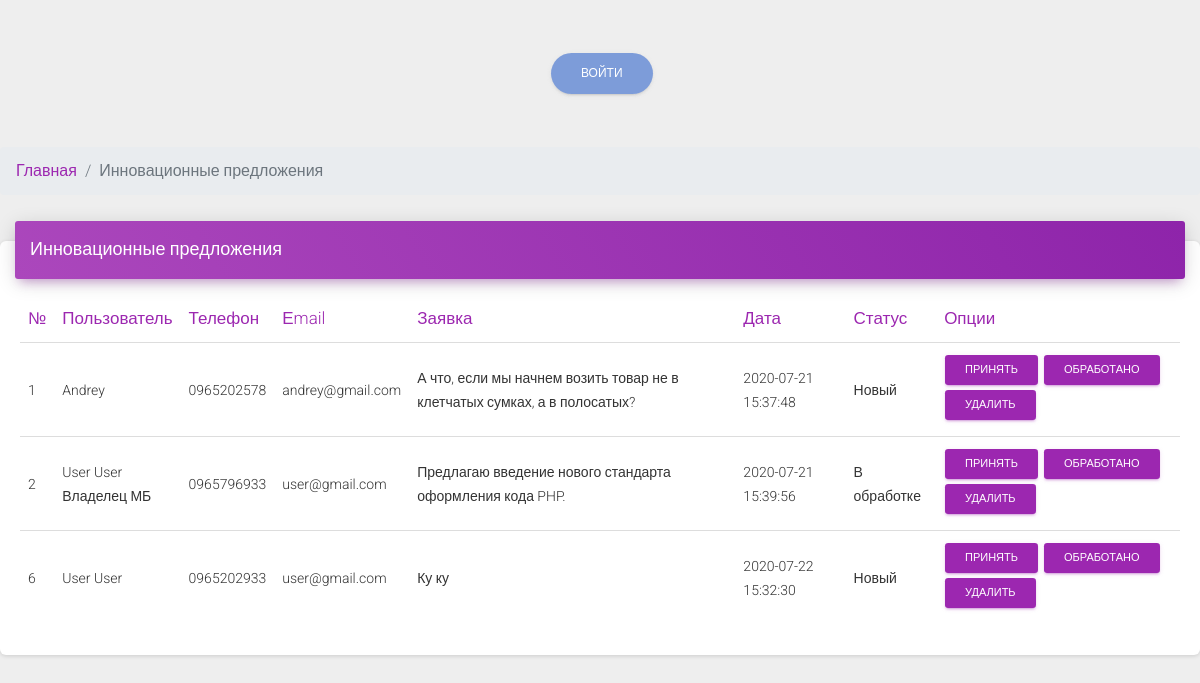
The app's page /admin/innovation.php with its own data.
### tables this page shows
CREATE TABLE `innovation` (
  `id` int(11) NOT NULL,
  `user_id` varchar(20) NOT NULL,
  `user_b_id` varchar(20) NOT NULL,
  `message` text NOT NULL,
  `date_time` varchar(50) NOT NULL,
  `processed` int(11) NOT NULL
);

CREATE TABLE `users` (
  `id` int(11) NOT NULL,
  `login` varchar(255) NOT NULL,
  `password` varchar(255) NOT NULL,
  `email` varchar(100) NOT NULL,
  `name` varchar(255) NOT NULL,
  `phone` varchar(20) NOT NULL,
  `confirm_mail` varchar(255) NOT NULL,
  `verifided` int(11) NOT NULL DEFAULT 0,
  `favorites` text NOT NULL,
  `status` varchar(10) NOT NULL DEFAULT 'Добавлено'
);

CREATE TABLE `users_b` (
  `id` int(11) NOT NULL,
  `login` varchar(50) NOT NULL,
  `password` varchar(100) NOT NULL,
  `email` varchar(255) NOT NULL,
  `name` varchar(255) NOT NULL,
  `phone` varchar(255) NOT NULL,
  `confirm_mail` varchar(255) NOT NULL,
  `verifided` int(11) NOT NULL DEFAULT 0,
  `info` text NOT NULL,
  `status` varchar(10) NOT NULL DEFAULT 'Добавлено'
);

### admin/innovation.php (the view, shortened to what this page needs)
<?php
include $_SERVER["DOCUMENT_ROOT"] . "/configs/db.php";
include $_SERVER["DOCUMENT_ROOT"] . "/admin/parts/header.php";
?>
<nav aria-label="breadcrumb">
  <ol class="breadcrumb">
    <li class="breadcrumb-item"><a href="/admin">Главная</a></li>
    <li class="breadcrumb-item active" aria-current="page">Инновационные предложения</li>
  </ol>
</nav>
<div class="row">
  <div class="col-md-12">
    <div class="card">
      <div class="card-header card-header-primary">
        <h4 class="card-title ">
          Инновационные предложения
        </h4>
      </div>
      <div class="card-body">
        <div class="table-responsive">
          <table class="table">
            <thead class=" text-primary">
              <th>№</th>
              <th>Пользователь</th>
              <th>Телефон</th>
              <th>Еmail</th>
              <th>Заявка</th>
              <th>Дата</th>
              <th>Статус</th>
              <th>Опции</th>
            </thead>
            <tbody>
                <?php
                $sql = "SELECT * FROM innovation";
                $result = $conn->query($sql);
                while ($row = mysqli_fetch_assoc($result)) {
                ?>
                <tr>
                    <td><?php echo $row["id"] ?></td>
                    <td><?php
                      if($row["user_id"] != '') {
                      $sql1 = "SELECT * FROM users WHERE `id` =" . $row["user_id"];
                      $result1 = $conn->query($sql1);
                      $users = mysqli_fetch_assoc($result1);
                      $cat_user = "";
                      } else {
                      $sql1 = "SELECT * FROM users_b WHERE `id` =" . $row["user_b_id"];
                      $result1 = $conn->query($sql1);
                      $users = mysqli_fetch_assoc($result1);
                      $cat_user = "Владелец МБ";
                      }
                      echo $users["name"];
                      ?> </br> <?php
                      echo $cat_user;
                      ?>
                    </td>
                    <td><?php echo $users["phone"] ?></td>
                    <td><?php echo $users["email"] ?></td>
                    <td><?php echo $row["message"] ?></td>
                    <td><?php echo $row["date_time"] ?></td>
                    <td><?php
                      if ($row["processed"] == 0) {
                        $status = 'Новый';
                      } else if ($row["processed"] == 1) {
                        $status = 'В обработке';
                      } else {
                        $status = 'Обработан';
                      }
                      echo $status; ?>
                    </td>
                    <td>
                      <a href="modules/innovation/accept.php?id=<?php echo $row["id"] ?>" class="btn mt-0 btn-sm btn-primary">Принять</a>
                      <a href="modules/innovation/processed.php?id=<?php echo $row["id"] ?>" class="btn mt-0 btn-sm btn-primary">Обработано</a>
                      <a href="modules/innovation/reject.php?id=<?php echo $row["id"] ?>" class="btn mt-0 btn-sm btn-primary">Удалить</a>
                    </td>
                </tr>
              <?php
              }
              ?>
            </tbody>
          </table>
        </div>
      </div>
    </div>
  </div>
</div>
<?php
include $_SERVER["DOCUMENT_ROOT"] . "/admin/parts/footer.php";
?>

### records on screen
innovation: id "1", user.name "Andrey", user.phone "0965202578", user.email "andrey@gmail.com", message "А что, если мы начнем возить товар не в клетчатых сумках, а в полосатых?", date_time "2020-07-21 15:37:48", processed "Новый"
innovation: id "2", users_b.name "User User", user "Владелец МБ", users_b.phone "0965796933", users_b.email "user@gmail.com", message "Предлагаю введение нового стандарта оформления кода PHP.", date_time "2020-07-21 15:39:56", processed "В обработке"
innovation: id "6", user.name "User User", user.phone "0965202933", user.email "user@gmail.com", message "Ку ку", date_time "2020-07-22 15:32:30", processed "Новый"
